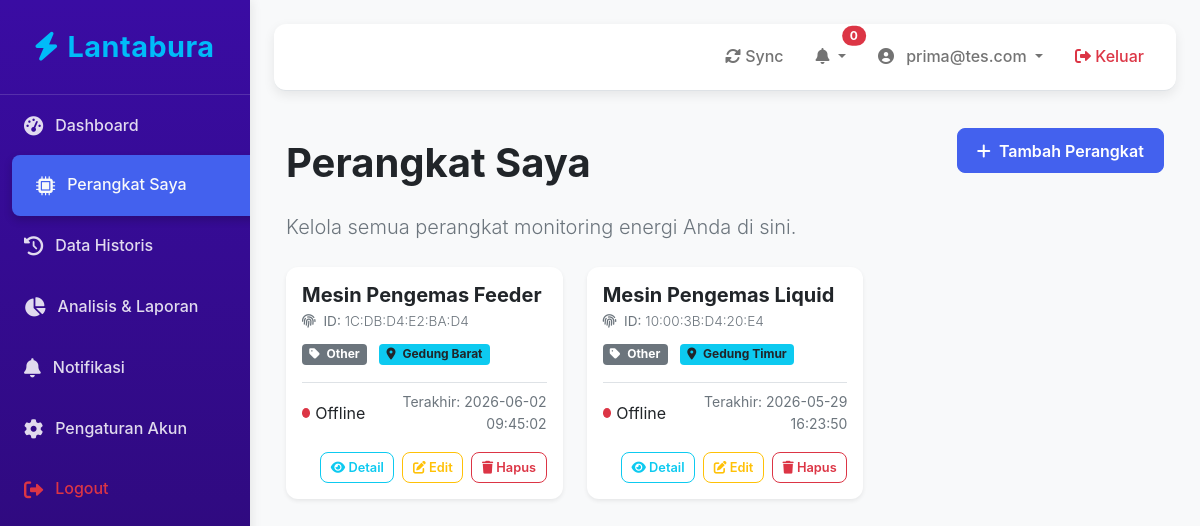
Before: /Dashboard/devices/list.php (signed in) with the older database file.
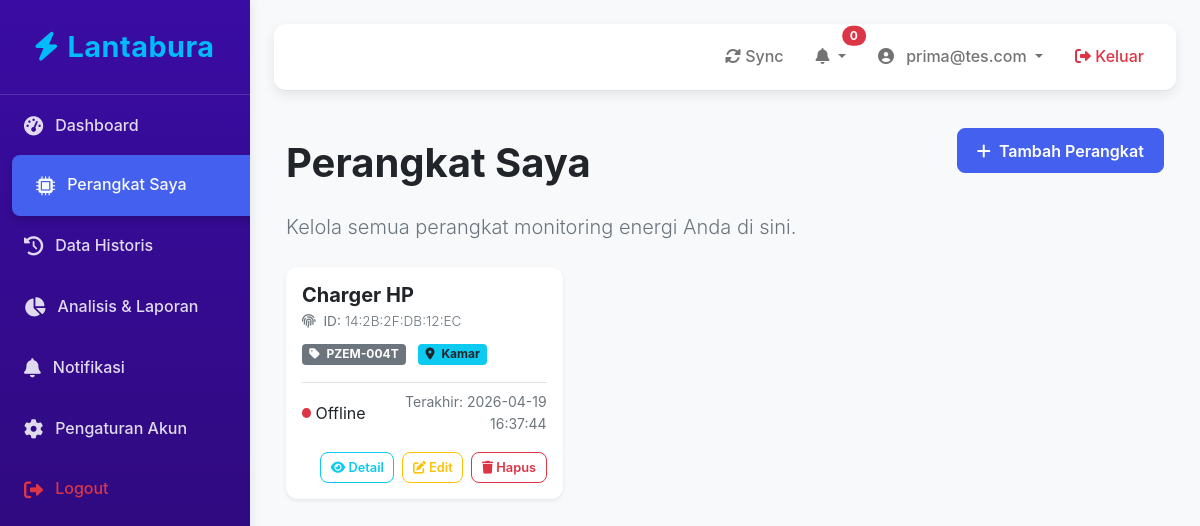
After: the same page with the newer database file.
### tables this page shows
CREATE TABLE `devices` (
  `id` int(11) NOT NULL,
  `device_id` varchar(50) NOT NULL,
  `device_name` varchar(100) NOT NULL DEFAULT 'Device',
  `device_type` enum('PZEM-004T','OTHER') DEFAULT 'PZEM-004T',
  `user_id` int(11) DEFAULT NULL,
  `location` varchar(100) DEFAULT NULL,
  `description` text DEFAULT NULL,
  `power_threshold` decimal(8,2) DEFAULT 10.00,
  `tarif_per_kwh` decimal(10,2) DEFAULT 1500.00,
  `last_seen` datetime DEFAULT NULL,
  `is_online` tinyint(1) DEFAULT 0,
  `is_active` tinyint(1) DEFAULT 1,
  `api_key` varchar(255) NOT NULL,
  `created_at` datetime DEFAULT current_timestamp(),
  `updated_at` datetime DEFAULT current_timestamp() ON UPDATE current_timestamp()
);

### includes/auth_helper.php (called while the page is built, shortened)
<?php
function getCurrentUser() {
    if (isset($_SESSION['user_id'])) {
        return [
            'id' => $_SESSION['user_id'],
            'username' => $_SESSION['username'],
            'email' => $_SESSION['email'],
            'full_name' => $_SESSION['full_name']
        ];
    }
    return null;
}
?>

### Dashboard/devices/list.php (the view, shortened to what this page needs)
<?php
require_once __DIR__ . '/../../includes/auth_helper.php';
$currentUser = getCurrentUser();
$userId = $currentUser['id'];
$userEmail = $currentUser['email'] ?? 'email@example.com';
$devices = [];
$STALE_DATA_THRESHOLD_SECONDS = 300;
try {
    $pdo = getPDOConnection();
    $stmt = $pdo->prepare("
        SELECT
            id,
            device_name,
            device_id,
            device_type,
            location,
            is_online, -- Ini adalah status yang dilaporkan perangkat, mungkin tidak real-time
            last_seen,
            (CASE WHEN last_seen IS NOT NULL AND TIMESTAMPDIFF(SECOND, last_seen, NOW()) <= ? THEN 1 ELSE 0 END) AS is_truly_online
        FROM devices
        WHERE user_id = ? AND is_active = 1 -- Hanya tampilkan perangkat yang aktif
        ORDER BY created_at DESC
    ");
    $stmt->execute([$STALE_DATA_THRESHOLD_SECONDS, $userId]);
    $devices = $stmt->fetchAll(PDO::FETCH_ASSOC);
} catch (PDOException $e) {
    error_log("Error fetching devices: " . $e->getMessage());
}
?>
<!DOCTYPE html>
<html lang="id">
<head>
    <link href="https://cdn.jsdelivr.net/npm/bootstrap@5.1.3/dist/css/bootstrap.min.css" rel="stylesheet">
    <link rel="stylesheet" href="https://cdnjs.cloudflare.com/ajax/libs/font-awesome/6.0.0/css/all.min.css">
    <link rel="stylesheet" href="../../assets/css/dashboard.css">
</head>
<body>
    <div class="d-flex" id="wrapper">
        <div id="sidebar-wrapper">
            <div class="sidebar-heading">
                <i class="fas fa-bolt"></i> Lantabura
            </div>
            <div class="list-group list-group-flush">
                <a href="../index.php" class="list-group-item list-group-item-action">
                    <i class="fas fa-tachometer-alt"></i> Dashboard
                </a>
                <a href="list.php" class="list-group-item list-group-item-action active">
                    <i class="fas fa-microchip"></i> Perangkat Saya
                </a>
                <a href="../monitoring/history.php" class="list-group-item list-group-item-action">
                    <i class="fas fa-history"></i> Data Historis
                </a>
                <a href="../analytics/overview.php" class="list-group-item list-group-item-action">
                    <i class="fas fa-chart-pie"></i> Analisis & Laporan
                </a>
                <a href="../settings/notification.php" class="list-group-item list-group-item-action">
                    <i class="fas fa-bell"></i> Notifikasi
                </a>
                <a href="../settings/profile.php" class="list-group-item list-group-item-action">
                    <i class="fas fa-cog"></i> Pengaturan Akun
                </a>
                <a href="../../auth/logout.php" class="list-group-item list-group-item-action text-danger">
                    <i class="fas fa-sign-out-alt"></i> Logout
                </a>
            </div>
        </div>
        <div id="page-content-wrapper">
            <nav class="navbar navbar-expand-lg navbar-light">
                <div class="collapse navbar-collapse justify-content-end" id="navbarSupportedContent">
                    <ul class="navbar-nav">
                        <li class="nav-item me-3">
                            <a class="nav-link" href="#" id="sync-button"><i class="fas fa-sync-alt"></i> Sync</a>
                        </li>
                        <li class="nav-item dropdown me-3">
                            <a class="nav-link dropdown-toggle" href="#" id="alertsDropdown" role="button" data-bs-toggle="dropdown" aria-expanded="false">
                                <i class="fas fa-bell"></i>
                                <span class="position-absolute top-0 start-100 translate-middle badge rounded-pill bg-danger" id="unread-alerts-count">
                                    0
                                </span>
                            </a>
                        </li>
                        <li class="nav-item dropdown">
                            <a class="nav-link dropdown-toggle" href="#" id="navbarDropdown" role="button" data-bs-toggle="dropdown" aria-haspopup="true" aria-expanded="false">
                                <i class="fas fa-user-circle me-2"></i> <?= htmlspecialchars($userEmail) ?>
                            </a>
                        </li>
                        <li class="nav-item ms-3">
                            <a class="nav-link text-danger" href="../../auth/logout.php"><i class="fas fa-sign-out-alt"></i> Keluar</a>
                        </li>
                    </ul>
                </div>
            </nav>
            <div class="container-fluid">
                <div class="d-flex justify-content-between align-items-center mb-4">
                    <h1 class="mt-4 mb-0 fw-bold">Perangkat Saya</h1>
                    <a href="add.php" class="btn btn-primary"><i class="fas fa-plus me-1"></i> Tambah Perangkat</a>
                </div>
                <p class="lead text-muted mb-4">Kelola semua perangkat monitoring energi Anda di sini.</p>
                <?php if (empty($devices)): ?>
                    <div class="alert alert-info text-center py-4" role="alert">
                        <h4 class="alert-heading"><i class="fas fa-box-open me-2"></i> Belum Ada Perangkat</h4>
                        <p>Anda belum memiliki perangkat monitoring energi yang terdaftar. Mulai tambahkan perangkat baru untuk melacak konsumsi energi Anda!</p>
                        <hr>
                        <a href="add.php" class="btn btn-info"><i class="fas fa-plus me-1"></i> Tambah Perangkat Pertama</a>
                    </div>
                <?php else: ?>
                    <div class="row row-cols-1 row-cols-md-2 row-cols-lg-3 g-4">
                        <?php foreach ($devices as $device): ?>
                            <div class="col" id="device-card-<?= $device['id'] ?>">
                                <div class="card h-100 shadow-sm border-0 device-card">
                                    <div class="card-body d-flex flex-column">
                                        <h5 class="card-title mb-2">
                                            <a href="detail.php?id=<?= $device['id'] ?>" class="text-decoration-none fw-bold">
                                                <?= htmlspecialchars($device['device_name']) ?>
                                            </a>
                                        </h5>
                                        <p class="card-subtitle mb-2 text-muted">
                                            <i class="fas fa-fingerprint me-1"></i> ID: <span class="fw-light"><?= htmlspecialchars($device['device_id']) ?></span>
                                        </p>
                                        <div class="mb-3">
                                            <span class="badge bg-secondary me-2"><i class="fas fa-tag me-1"></i> <?= htmlspecialchars($device['device_type']) ?></span>
                                            <?php if ($device['location']): ?>
                                                <span class="badge bg-info text-dark"><i class="fas fa-map-marker-alt me-1"></i> <?= htmlspecialchars($device['location']) ?></span>
                                            <?php endif; ?>
                                        </div>
                                        <div class="d-flex align-items-center mt-auto pt-2 border-top">
                                            <?php
                                            $isTrulyOnline = $device['is_truly_online'];
                                            $statusClass = $isTrulyOnline ? 'online' : 'offline';
                                            $statusText = $isTrulyOnline ? 'Online' : 'Offline';
                                            ?>
                                            <span class="device-status-indicator <?= $statusClass ?>"></span>
                                            <span class="fw-semibold me-2 text-nowrap"><?= $statusText ?></span>
                                            <?php if ($device['last_seen']): ?>
                                                <span class="text-muted small ms-auto text-end">Terakhir: <?= htmlspecialchars($device['last_seen']) ?></span>
                                            <?php endif; ?>
                                        </div>
                                    </div>
                                    <div class="card-footer bg-transparent border-top-0 d-flex justify-content-end gap-2">
                                        <a href="detail.php?id=<?= $device['id'] ?>" class="btn btn-sm btn-outline-info" title="Detail"><i class="fas fa-eye"></i> Detail</a>
                                        <a href="edit.php?id=<?= $device['id'] ?>" class="btn btn-sm btn-outline-warning" title="Edit"><i class="fas fa-edit"></i> Edit</a>
                                        <button class="btn btn-sm btn-outline-danger delete-device-btn" data-id="<?= $device['id'] ?>" title="Hapus"><i class="fas fa-trash"></i> Hapus</button>
                                    </div>
                                </div>
                            </div>
                        <?php endforeach; ?>
                    </div>
                <?php endif; ?>
            </div>
        </div>
    </div>
</body>
</html>

### assets/css/dashboard.css (style rules this page uses)
:root { --primary-color: #4361ee; --secondary-color: #3a0ca3; --accent-color: #00bbf9; --text-dark: #212529; --text-muted: #6c757d; --text-light: #f8f9fa; --bg-light: #f8f9fa; --bg-card: #ffffff; --border-color: #dee2e6; --shadow-light: rgba(0, 0, 0, 0.08); --shadow-medium: rgba(0, 0, 0, 0.15); --sidebar-width: 250px; --border-radius-base: 0.75rem; --border-radius-sm: 0.5rem; }
*, *::before, *::after { box-sizing: border-box; }
body { font-family: 'Inter', 'Segoe UI', Roboto, 'Helvetica Neue', Arial, sans-serif, "Apple Color Emoji", "Segoe UI Emoji", "Segoe UI Symbol"; background-color: var(--bg-light); color: var(--text-dark); line-height: 1.6; margin: 0; padding: 0; -webkit-font-smoothing: antialiased; -moz-osx-font-smoothing: grayscale; }
#wrapper { display: flex; min-height: 100vh; }
#sidebar-wrapper { min-width: var(--sidebar-width); max-width: var(--sidebar-width); background: linear-gradient(180deg, var(--secondary-color) 0%, #2a096e 100%); color: var(--text-light); transition: all 0.3s ease-in-out; box-shadow: 2px 0 10px var(--shadow-light); position: sticky; top: 0; height: 100vh; overflow-y: auto; z-index: 1000; }
#page-content-wrapper { flex-grow: 1; padding: 1.5rem; transition: all 0.3s ease-in-out; background-color: var(--bg-light); }
.sidebar-heading { padding: 1.5rem 1rem; font-size: 1.8rem; font-weight: 700; text-align: center; border-bottom: 1px solid rgba(255,255,255,0.15); color: var(--accent-color); display: flex; align-items: center; justify-content: center; gap: 10px; letter-spacing: 0.5px; }
.list-group-item { background-color: transparent; color: rgba(255,255,255,0.85); border: none; padding: 1.1rem 1.5rem; transition: all 0.2s ease; display: flex; align-items: center; font-weight: 500; }
.list-group-item.active { background-color: var(--primary-color); color: var(--text-light); border-radius: var(--border-radius-sm); margin: 0 0.75rem; box-shadow: 0 4px 8px rgba(0,0,0,0.2); }
.list-group-item i { margin-right: 12px; font-size: 1.2rem; }
.navbar { background-color: var(--bg-card); border-bottom: 1px solid var(--border-color); box-shadow: 0 4px 12px var(--shadow-light); margin-bottom: 1.5rem; border-radius: var(--border-radius-base); padding: 0.75rem 1.5rem; display: flex; align-items: center; justify-content: space-between; }
.navbar .nav-link { color: var(--text-dark); font-weight: 500; padding: 0.5rem 0.75rem; transition: color 0.2s ease; }
.card { border-radius: var(--border-radius-base); border: none; box-shadow: 0 8px 24px var(--shadow-light); background-color: var(--bg-card); transition: transform 0.2s ease; }
.badge.bg-danger { background-color: #dc3545 !important; }
h1, h2, h3, h4, h5, h6 { color: var(--text-dark); font-weight: 700; }
p { color: var(--text-muted); }
.btn { border-radius: var(--border-radius-sm); font-weight: 600; padding: 0.6rem 1.2rem; transition: all 0.2s ease; }
.btn-primary { background-color: var(--primary-color); border-color: var(--primary-color); }

### Dashboard/devices/list.php (style rules this page uses)
.device-status-indicator { display: inline-block; width: 10px; height: 10px; border-radius: 50%; margin-right: 5px; }
.offline { background-color: #dc3545; }
.device-card { transition: transform 0.2s ease-in-out, box-shadow 0.2s ease-in-out; border-radius: 12px; overflow: hidden; }
.device-card .card-title a { color: inherit; text-decoration: none; }
.device-card .card-subtitle { font-size: 0.85rem; }
.device-card .card-body { padding-bottom: 0.5rem; }
.device-card .card-footer { background-color: transparent; border-top: none; padding-top: 0.5rem; padding-bottom: 1rem; }
.device-card .badge { font-size: 0.75rem; padding: 0.4em 0.6em; }
.device-card .btn-sm { padding: 0.3rem 0.6rem; font-size: 0.8rem; }

Changed rows visible on the page:
removed devices: device_name "Mesin Pengemas Feeder", device "1C:DB:D4:E2:BA:D4", device_type "Other", location "Gedung Barat", statusText "Offline", last_seen "2026-06-02 09:45:02"
removed devices: device_name "Mesin Pengemas Liquid", device "10:00:3B:D4:20:E4", device_type "Other", location "Gedung Timur", statusText "Offline", last_seen "2026-05-29 16:23:50"
added devices: device_name "Charger HP", device "14:2B:2F:DB:12:EC", device_type "PZEM-004T", location "Kamar", statusText "Offline", last_seen "2026-04-19 16:37:44"
